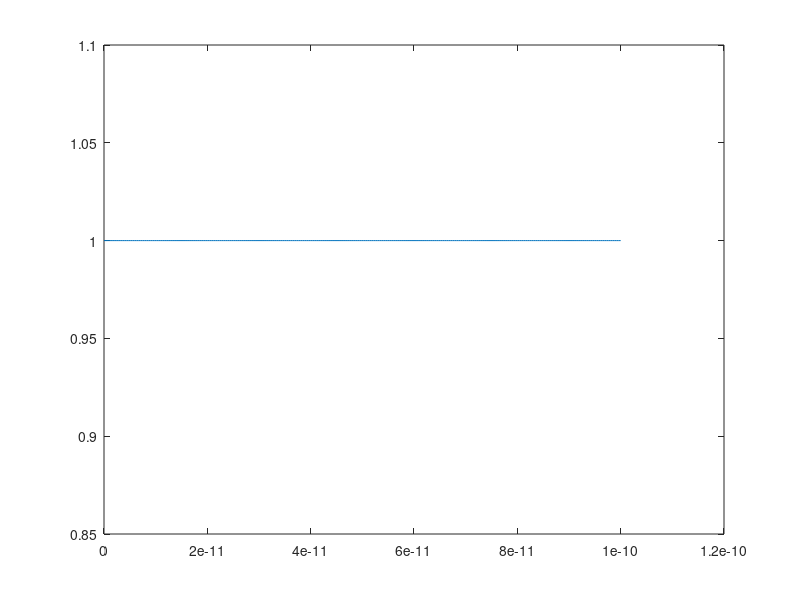
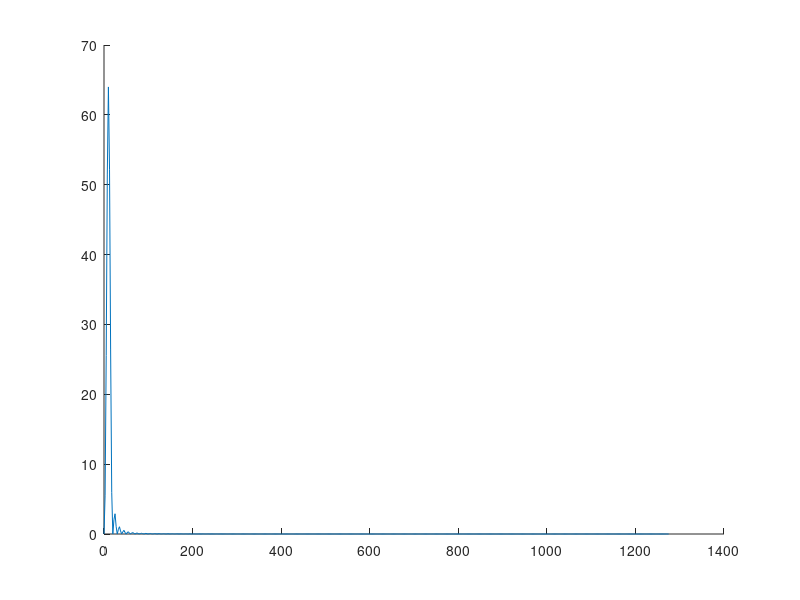
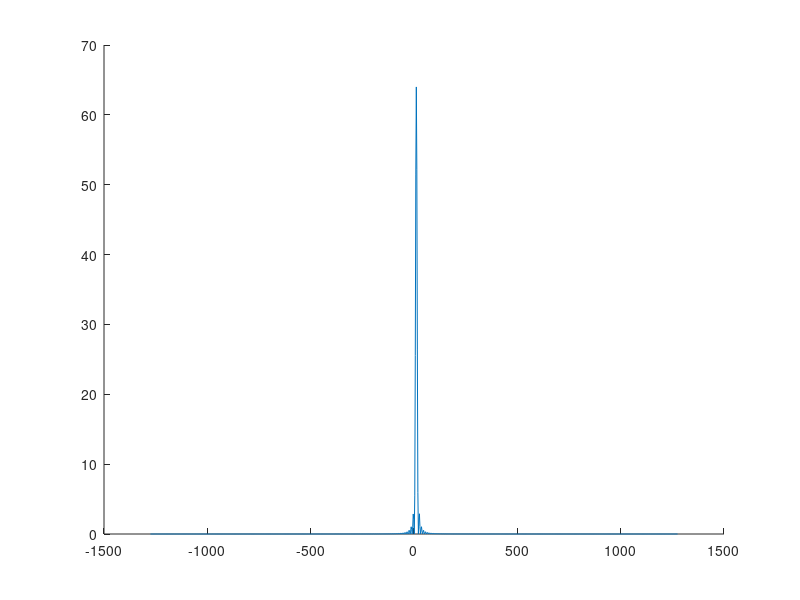
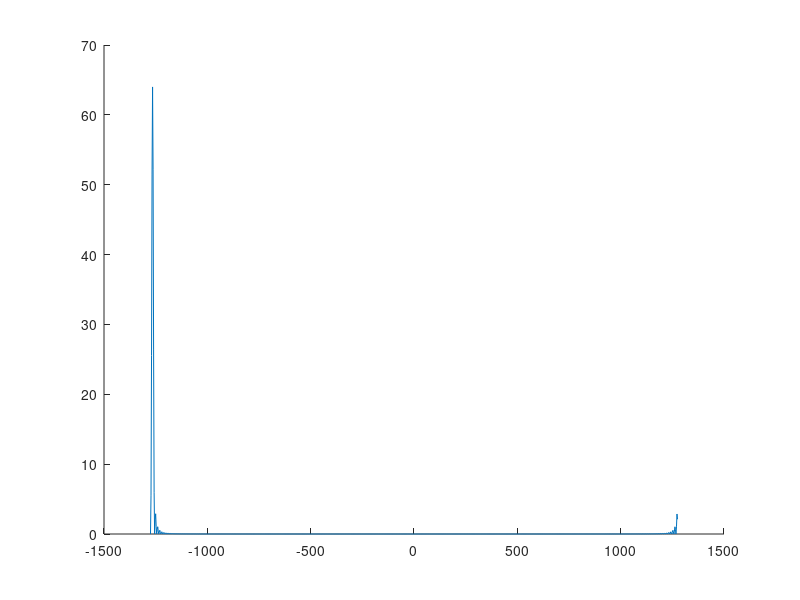

Source code (MATLAB) for these figures, in order: (Note: this script raises an error after producing the figures.)
clear;
close all;
% x = sin(2*pi*fc*t);

% N = linspace(2, 10, 9);

% fc = 1e3/3;



% mu = fc;
% sigma = 40/3;
% 
% SNR_db = Inf;
% SNR = 10^(SNR_db/20);
% 
% 
% f_true_axis = linspace(-fmax, fmax, N_true);
% 
% Px = 10^3/sqrt(2*pi*sigma^2) * exp(-(f_true_axis - mu).^2/(2*sigma^2));
% xf = sqrt(Px);
% 
% 
% 
% figure; plot(f_true_axis, abs(xf).^2/N_true);

fc = 10e9;

t = linspace(eps, 1/fc, 256);

delt = abs(t(2) - t(1));

fmax = 1./(2 .* delt);

x = exp(1j .* 2 * pi * fc * t);

plot(t, abs(x));

N = 1024;

for i = 1:length(N)

n = N(i);

y = fft(x, n);
y_ = fftshift(fft(x, n));

y_useful = abs(y(1:round(n/2)+1)).^2/n;
y_all = abs(y_).^2/n;

% delf = 1/(4 * T);

f_useful = linspace(eps, fmax, round(n/2)+1);
delf_useful = abs(f_useful(2) - f_useful(1));


f = linspace(-fmax, fmax, n);
delf = abs(f(2) - f(1));

P_useful = abs(y_useful).^2 .* delf_useful;
PTu = sum(P_useful); % Total power of the Doppler Spectrum

MU_useful = f_useful .* abs(y_useful).^2 .* delf_useful;
MUu(i) = sum(MU_useful) ./ PTu; % Mean Doppler velocity 

P = abs(y_).^2 .* delf;
PT = sum(P); % Total power of the Doppler Spectrum

MU = f .* abs(y_).^2 .* delf;
MUall(i) = sum(MU) ./ PT; % Mean Doppler velocity 

% figure; plot(t, x);
figure(2); hold on; plot(f_useful*1e-9, y_useful);
figure(3); hold on; plot(f*1e-9, y_all);
figure(4); hold on; plot(f*1e-9, abs(y).^2/n);

end






%% FFT examples with Gaussian Pulse
close all;
n = 512;
[sig, sig_f] = DS_simulator(10^(Inf/20), 1, 5, 0.2, n, 7.5);

phi = pi;

beta_wind = eps;

sig_a = abs(sig) .* exp(1j .* unwrap(angle(sig)) .* cos(beta_wind - phi));

% figure; plot(abs(sig_a)); % hold on; plot(abs(sig), '*');
% figure; plot(abs(sig_f).^2);

N = 4;

idx = 1:n;
idxq = linspace(min(idx), max(idx), N);
sig_sampled = interp1(idx, sig_a, idxq, 'nearest');

figure; plot(1:1:n, abs(sig_a)); hold on; plot(1:n/N:n, abs(sig_sampled), '*');


sig_doppler = 1/N .* abs(fftshift(fft(sig_sampled, N))).^2;
% sig_doppler_max = 1/N .* abs(fftshift(fft(sig, N))).^2;

figure; plot(abs(sig_doppler)); % hold on;  plot(abs(sig_doppler_max));
